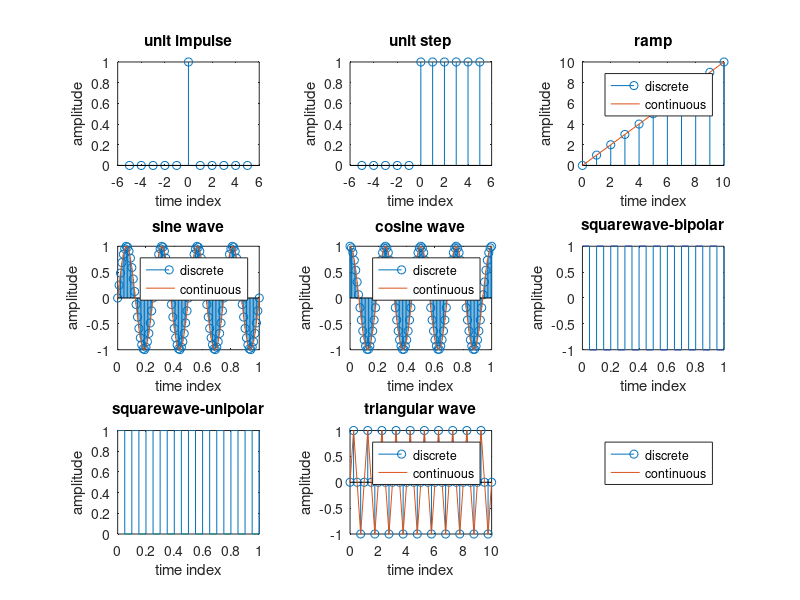

Reproduce this figure in MATLAB.
clc;
clear all;
close all;
%unit impulse
t=-5:1:5;
y1=[zeros(1,5),ones(1,1),zeros(1,5)];
subplot(3,3,1);
stem(t,y1);
title('unit impulse');
xlabel('time index');
ylabel('amplitude');
%unit step
y2=[zeros(1,5),ones(1,6)];
subplot(3,3,2);
stem(t,y2);
title('unit step');
xlabel('time index');
ylabel('amplitude');
%ramp
t3=0:1:10;
y3=[t3];
subplot(3,3,3);
stem(t3,y3);
hold on;
plot(t3,y3);
title('ramp');
xlabel('time index');
ylabel('amplitude');
legend("discrete","continuous");
%sine wave
t4=0:0.01:1;
f4=4;
subplot(3,3,4);
stem(t4,sin(2*pi*f4*t4));
hold on;
plot(t4,sin(2*pi*f4*t4));
title('sine wave');
xlabel('time index');
ylabel('amplitude');
legend("discrete","continuous");
%cosine wave
subplot(3,3,5);
stem(t4,cos(2*pi*f4*t4));
hold on;
plot(t4,cos(2*pi*f4*t4));
title('cosine wave');
xlabel('time index');
ylabel('amplitude');
legend("discrete","continuous");
%squarewave-bipolar
t6=0:0.0001:1;
f6=10;
subplot(3,3,6);
plot(t6,square(2*pi*f6*t6));
title('squarewave-bipolar');
xlabel('time index');
ylabel('amplitude');
%squarewave-unipolar
subplot(3,3,7);
plot(t6,sqrt(square(2*pi*f6*t6)));
title('squarewave-unipolar');
xlabel('time index');
ylabel('amplitude');
%triangular wave
t8=0:0.25:10;
f8=5;
subplot(3,3,8);
stem(t8,sin(2*pi*f8*t8));
hold on;
plot(t8,sin(2*pi*f8*t8));
title('triangular wave');
xlabel('time index');
ylabel('amplitude');
legend("discrete","continuous");
%exponential signal
t9=0:0.01:100;
y9=exp(t9);
subplot(3,3,9);
stem(t9,y9);
hold on;
plot(t9,y9);
title('exponential signal');
xlabel('time index');
ylabel('amplitude');
legend("discrete","continuous");